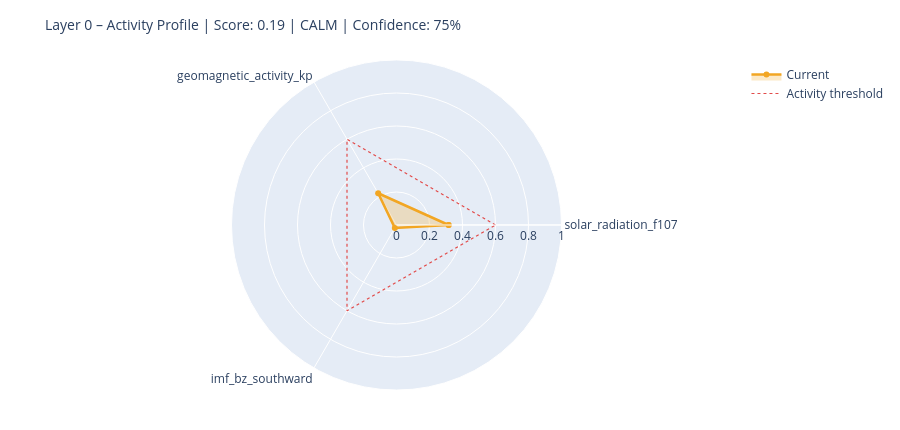

The notebook cell this image was saved under:
### Markdown cell above
---
## 6. State Assessment & Handoff to Layer 1

### Code cell
# ============================================================
# STEP 1 – Collect raw values with source modes
# Mode: 'primary' | 'fallback_3h' | 'last_valid' | 'missing'
# ============================================================

def safe_last(df, col):
    if df is None or col not in df.columns: return None
    s = df[col].dropna()
    return float(s.iloc[-1]) if not s.empty else None

f107_now = safe_last(df_f107, 'f10.7')
bz_now   = safe_last(df_mag,  'bz_gsm')
kp_now   = safe_last(df_kp,   'kp')
sw_now   = safe_last(df_sw,   'speed')

source_modes = {
    'F10.7':    'primary'  if f107_now is not None else 'missing',
    'Kp':       'primary'  if kp_now   is not None else 'missing',
    'IMF_Bz':   'primary'  if bz_now   is not None else 'missing',
    'SW_speed': 'primary'  if sw_now   is not None else 'missing',
}

# Kp Fallback – 3h endpoint
if kp_now is None:
    try:
        r = requests.get(
            'https://services.swpc.noaa.gov/json/noaa-planetary-k-index.json',
            timeout=10)
        r.raise_for_status()
        fb = pd.DataFrame(r.json())
        tc = next((c for c in fb.columns if 'time' in c.lower()), fb.columns[0])
        kc = next((c for c in fb.columns if 'kp' in c.lower() and c != tc), None)
        if kc:
            fb[kc] = fb[kc].astype(str).str.extract(r'([0-9]+(?:\.[0-9]*)?)')[0]
            fb[kc] = pd.to_numeric(fb[kc], errors='coerce')
            fb = fb[fb[kc] >= 0].dropna(subset=[kc])
            if not fb.empty:
                kp_now = float(fb[kc].iloc[-1])
                source_modes['Kp'] = 'fallback_3h'
                print(f'  Kp fallback (3h): {kp_now:.1f}')
    except Exception as e:
        print(f'  Kp fallback failed: {e}')

# Solar Wind Fallback – last valid value
if sw_now is None and df_sw is not None and 'speed' in df_sw.columns:
    s = df_sw['speed'].dropna()
    if not s.empty:
        sw_now = float(s.iloc[-1])
        source_modes['SW_speed'] = 'last_valid'
        print(f'  SW fallback (last_valid): {sw_now:.0f} km/s')

print()
print('Source modes:', source_modes)

# ============================================================
# STEP 2 – Score from available components only
# ============================================================

def norm(v, lo, hi):
    if v is None: return None
    return max(0.0, min(1.0, (v - lo) / (hi - lo)))

COMPONENTS = {
    'solar_radiation_f107':    (f107_now, norm(f107_now, 60, 250)),
    'geomagnetic_activity_kp': (kp_now,   norm(kp_now,   0,   9)),
    'imf_bz_southward':        (bz_now,   norm(-(bz_now or 0) if bz_now else None, -5, 30)
                                           if bz_now is not None else None),
    'solar_wind_speed':        (sw_now,   norm(sw_now, 300, 800)),
}

available   = {k: v[1] for k, v in COMPONENTS.items() if v[1] is not None}
unavailable = [k for k, v in COMPONENTS.items() if v[1] is None]

layer0_score = round(sum(available.values()) / len(available), 4) if available else None
confidence   = round(len(available) / len(COMPONENTS), 2)

level = ('unknown'  if layer0_score is None
         else 'calm'     if layer0_score < 0.3
         else 'moderate' if layer0_score < 0.6
         else 'active')

# ============================================================
# STEP 3 – Dominant Driver
# ============================================================

def dominant_driver(kp, f107, bz, sw):
    candidates = []
    if kp   is not None and kp   >= 4:   candidates.append(('geomagnetic',    kp / 9))
    if sw   is not None and sw   >= 500:  candidates.append(('solar_wind',     sw / 800))
    if bz   is not None and bz   <= -5:   candidates.append(('imf_southward',  abs(bz) / 30))
    if f107 is not None and f107 >= 150:  candidates.append(('solar_radiation',f107 / 250))
    return max(candidates, key=lambda x: x[1])[0] if candidates else 'none'

driver = dominant_driver(kp_now, f107_now, bz_now, sw_now)

# ============================================================
# STEP 4 – Downstream expectations
# ============================================================

def downstream_expectation(driver, score, kp, bz, f107):
    exp = {
        'magnetosphere':        'calm',
        'ionosphere':           'calm',
        'schumann_resonance':   'unchanged',
        'lithosphere_currents': 'low',
    }
    if driver == 'geomagnetic' or (kp and kp >= 5):
        exp['magnetosphere']        = 'compressed / storm'
        exp['ionosphere']           = 'elevated disturbance (TEC variability)'
        exp['schumann_resonance']   = 'elevated amplitude possible'
        exp['lithosphere_currents'] = 'elevated induction currents'
    elif driver == 'imf_southward' or (bz and bz <= -5):
        exp['magnetosphere']        = 'energy coupling active'
        exp['ionosphere']           = 'elevated electron density possible'
        exp['schumann_resonance']   = 'slight modulation possible'
    elif driver == 'solar_radiation' or (f107 and f107 >= 150):
        exp['ionosphere']           = 'elevated ionization (F-layer)'
        exp['schumann_resonance']   = 'slightly elevated background activity'
    return exp

downstream = downstream_expectation(driver, layer0_score, kp_now, bz_now, f107_now)

# ============================================================
# CONSOLE OUTPUT
# ============================================================

W = 58
print('=' * W)
print('LAYER 0 – STATE ASSESSMENT')
print('=' * W)
for name, (raw_v, score_v) in COMPONENTS.items():
    if score_v is not None:
        bar = '█' * int(score_v * 20) + '░' * (20 - int(score_v * 20))
        print(f'  {name:<35}  {bar}  {score_v:.2f}')
    else:
        print(f'  {name:<35}  {"─" * 20}  n/a')
print('-' * W)
print(f'  Score ({len(available)}/{len(COMPONENTS)} components):  {layer0_score:.3f}')
print(f'  Confidence:         {confidence:.0%}')
print(f'  Level:              {level.upper()}')
print(f'  Dominant Driver:    {driver}')

# Radar chart
cats = list(available.keys())
vals = list(available.values())
if len(cats) >= 3:
    fig = go.Figure()
    fig.add_trace(go.Scatterpolar(
        r=vals + [vals[0]], theta=cats + [cats[0]],
        fill='toself', fillcolor='rgba(242,166,35,0.25)',
        line=dict(color='#F2A623', width=2.5), name='Current'
    ))
    fig.add_trace(go.Scatterpolar(
        r=[0.6] * (len(cats) + 1), theta=cats + [cats[0]],
        line=dict(color='#E24B4A', dash='dot', width=1.2),
        mode='lines', name='Activity threshold'
    ))
    fig.update_layout(
        title=dict(text=f'Layer 0 – Activity Profile | Score: {layer0_score:.2f} | {level.upper()} | Confidence: {confidence:.0%}',
                   font=dict(size=14)),
        polar=dict(radialaxis=dict(visible=True, range=[0, 1])),
        height=430, showlegend=True,
        margin=dict(l=60, r=60, t=60, b=40)
    )
    fig.show()

### Figure 1 — Plotly figure (JSON) as saved in the notebook; plotly's stock layout.template omitted (floating-point values rounded to 4 significant figures)
{"data": [{"fill": "toself", "fillcolor": "rgba(242,166,35,0.25)", "line": {"color": "#F2A623", "width": 2.5}, "name": "Current", "r": [0.3158, 0.2222, 0.02029, 0.3158], "theta": ["solar_radiation_f107", "geomagnetic_activity_kp", "imf_bz_southward", "solar_radiation_f107"], "type": "scatterpolar"}, {"line": {"color": "#E24B4A", "dash": "dot", "width": 1.2}, "mode": "lines", "name": "Activity threshold", "r": [0.6, 0.6, 0.6, 0.6], "theta": ["solar_radiation_f107", "geomagnetic_activity_kp", "imf_bz_southward", "solar_radiation_f107"], "type": "scatterpolar"}], "layout": {"height": 430, "margin": {"b": 40, "l": 60, "r": 60, "t": 60}, "polar": {"radialaxis": {"range": [0, 1], "visible": true}}, "showlegend": true, "title": {"font": {"size": 14}, "text": "Layer 0 – Activity Profile | Score: 0.19 | CALM | Confidence: 75%"}}}
